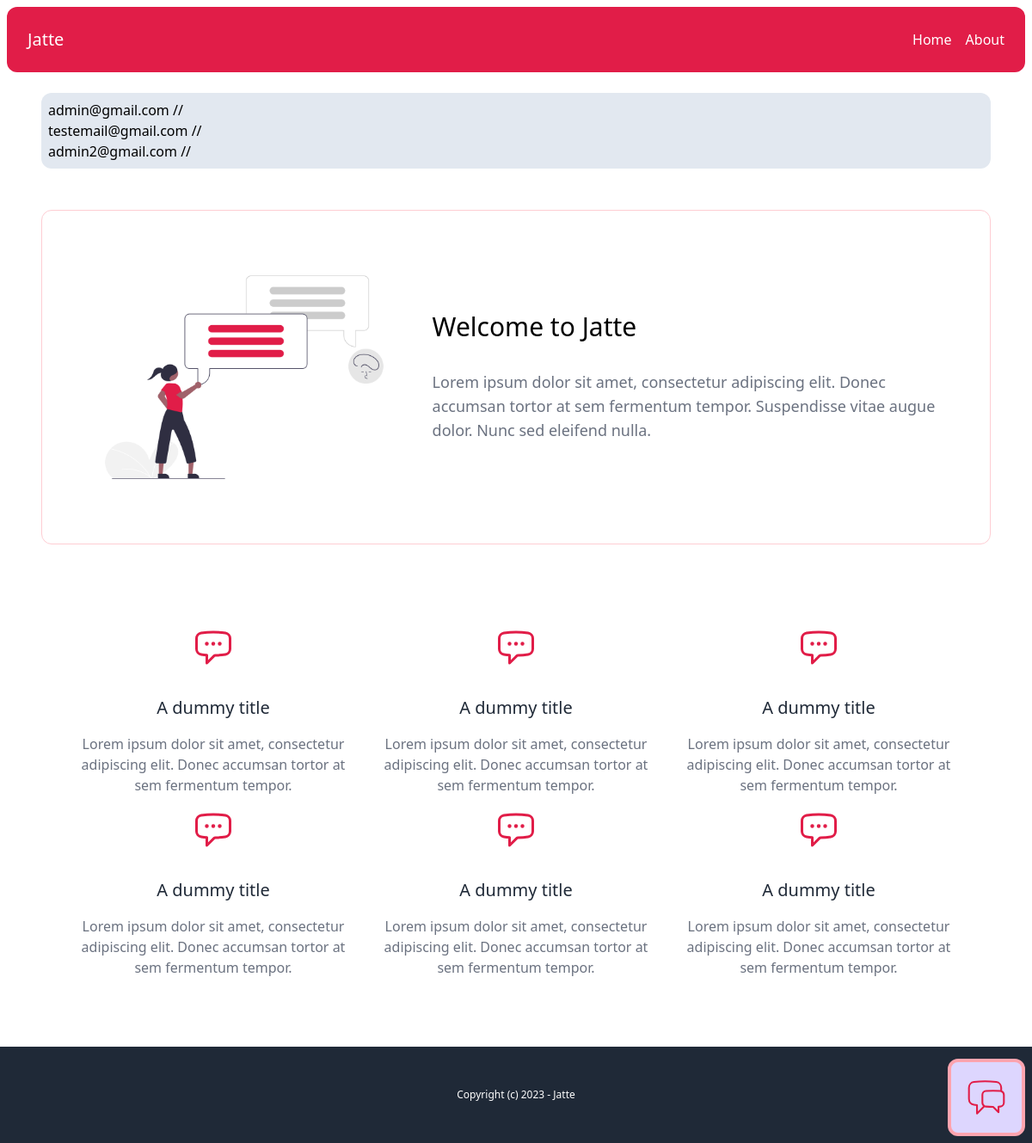
The page / on the database its author committed.
### account/models.py (models this page shows)
class User(AbstractBaseUser, PermissionsMixin):
    AGENT = 'agent'
    MANAGER = 'manager'
    ROLES_CHOICES = (
        (AGENT, 'Agent'),
        (MANAGER, 'Manager'),
    )
    id = models.UUIDField(primary_key=True, default=uuid.uuid4, editable=False)
    email = models.EmailField(unique=True)
    name = models.CharField(max_length=255, blank=True, default='')
    role = models.CharField(max_length=20, choices=ROLES_CHOICES, default=AGENT)
    is_active = models.BooleanField(default=True)
    is_superuser = models.BooleanField(default=False)
    is_staff = models.BooleanField(default=False)
    date_joined = models.DateTimeField(default=timezone.now)
    last_login = models.DateTimeField(blank=True, null=True)
    objects = CustomUserManager()
    USERNAME_FIELD = 'email'
    EMAIL_FIELD = 'email'
    REQUIRED_FIELDS = ['name']

### core/views.py (the view)
# urls.py: path('', views.index, name='index'),
def index(request):
    superusers = User.objects.filter(is_superuser=True)
    return render(request, 'core/index.html',{
        'superusers': superusers,
    })

### core/templates/core/index.html (shortened to what this page needs)
{% extends 'core/base.html' %}
{% load static %}
{% block content %}
    <div class="bg-slate-200 rounded-xl p-2">
        {% for user in superusers %}
            <p >{{user}} //</p>
        {% endfor %}
    </div>
    <div class="mt-12 py-12 px-8 grid grid-cols-5 gap-4 items-center border border-rose-200 rounded-xl">
        <div class="col-span-2">
            <img src="{% static 'images/header.png' %}">
        </div>
        <div class="col-span-3">
            <h1 class="mb-8 text-3xl">Welcome to Jatte</h1>
            <h2 class="text-lg text-gray-500">Lorem ipsum dolor sit amet, consectetur adipiscing elit. Donec accumsan tortor at sem fermentum tempor. Suspendisse vitae augue dolor. Nunc sed eleifend nulla.</h2>
        </div>
    </div>
    <div class="mt-12 py-12 px-8 grid grid-cols-3 gap-4 items-center">
        <div class="text-center">
            <h3 class="mb-4 text-xl text-gray-800">A dummy title</h3>
            <p class="text-gray-500">Lorem ipsum dolor sit amet, consectetur adipiscing elit. Donec accumsan tortor at sem fermentum tempor.</p>
        </div>
        <div class="text-center">
            <h3 class="mb-4 text-xl text-gray-800">A dummy title</h3>
            <p class="text-gray-500">Lorem ipsum dolor sit amet, consectetur adipiscing elit. Donec accumsan tortor at sem fermentum tempor.</p>
        </div>
        <div class="text-center">
            <h3 class="mb-4 text-xl text-gray-800">A dummy title</h3>
            <p class="text-gray-500">Lorem ipsum dolor sit amet, consectetur adipiscing elit. Donec accumsan tortor at sem fermentum tempor.</p>
        </div>
        <div class="text-center">
            <h3 class="mb-4 text-xl text-gray-800">A dummy title</h3>
            <p class="text-gray-500">Lorem ipsum dolor sit amet, consectetur adipiscing elit. Donec accumsan tortor at sem fermentum tempor.</p>
        </div>
        <div class="text-center">
            <h3 class="mb-4 text-xl text-gray-800">A dummy title</h3>
            <p class="text-gray-500">Lorem ipsum dolor sit amet, consectetur adipiscing elit. Donec accumsan tortor at sem fermentum tempor.</p>
        </div>
        <div class="text-center">
            <h3 class="mb-4 text-xl text-gray-800">A dummy title</h3>
            <p class="text-gray-500">Lorem ipsum dolor sit amet, consectetur adipiscing elit. Donec accumsan tortor at sem fermentum tempor.</p>
        </div>
    </div>
    {% include 'chat/partials/chat_bubble.html' %}
{% endblock %}

### rows shown on the page
User: email "admin@gmail.com"
User: email "testemail@gmail.com"
User: email "admin2@gmail.com"
